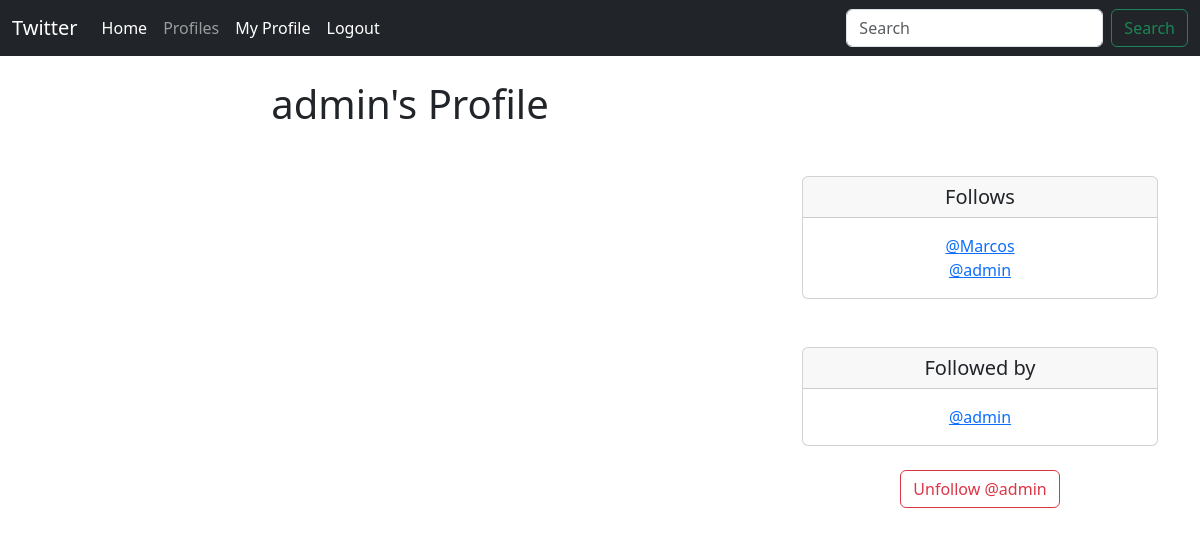
The page /profile/8 (signed in) on the database as committed earlier.
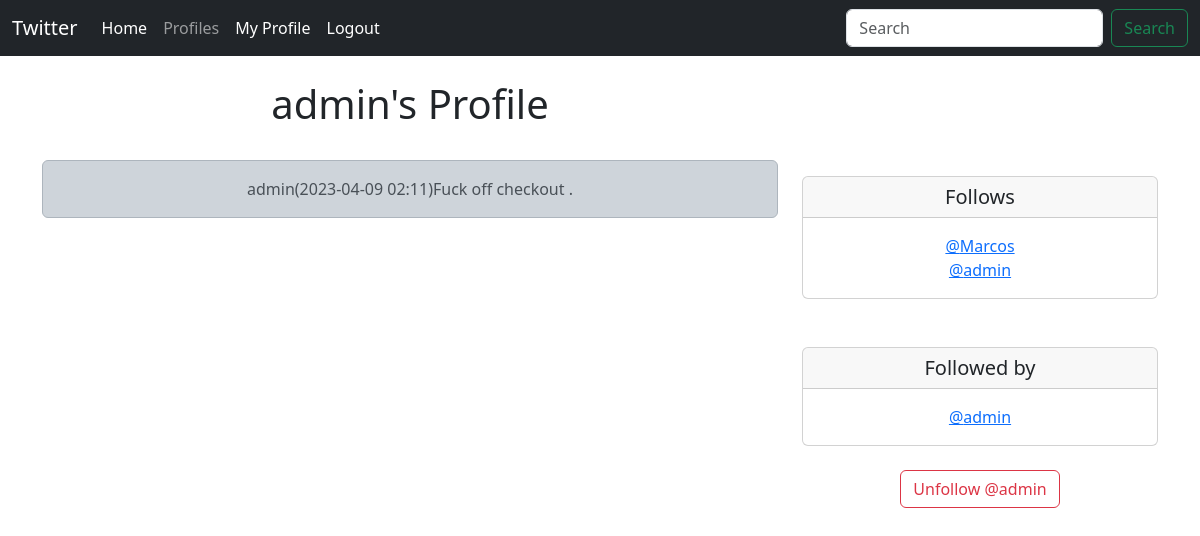
The same page on the database as committed later.
### tweets/models.py (models this page shows)
class Profile(models.Model):
     user = models.OneToOneField(User, on_delete=models.CASCADE)
     follows = models.ManyToManyField("self", related_name="followed_by",
     symmetrical=False,
     blank=True)
     date_modified = models.DateTimeField(User, auto_now=True)
     def __str__(self):
      return self.user.username

class Tweet(models.Model):
    user = models.ForeignKey(
       User, related_name="tweets",
       default=2,
       on_delete=models.DO_NOTHING,
    )
    tweet_text = models.CharField(max_length=160)
    pub_date = models.DateTimeField('date published', auto_now_add=True)
    def __str__(self):
       return(
          f"{self.user}"
          f"({self.pub_date:%Y-%m-%d %H:%M})"
          f"{self.tweet_text}"
       )

### tweets/views.py (the view, shortened to what this page needs)
# urls.py: path('profile/<int:pk>', views.profile, name = 'profile'),
def profile(request, pk):
    if request.user.is_authenticated:
        profile = Profile.objects.get(user_id=pk)
        tweets = Tweet.objects.filter(user_id=pk)
        return render(
            request,
            'tweets/profile.html',
            {"profile": profile, "tweets": tweets}
        )
    else:
        messages.success(
            request, ('Create your page firstful! Waiting for join us!'))
        return redirect('index')

### tweets/templates/tweets/profile.html (shortened to what this page needs)
{% extends 'tweets/base.html' %}
{% block content %}
    {% if profile %}
        <div class="container text-center">
            <div class="row">
                <div class="col-8">
                    <h1>{{ profile.user.username }}'s Profile</h1> <br/>
                    {% if tweets %}
                        {% for tweet in tweets %}
                            <div class="alert alert-dark" role="alert">
                                {{tweet}}
                            </div><br/><br/>
                        {% endfor %}
                    {% endif %}
                </div>
                    <div class="col-4">
                        <br/><br/><br/><br/>
                        <div class="card">
                            <h5 class="card-header">Follows</h5>
                            <div class="card-body">
                                <p class="card-text">
                                    {% for following in profile.follows.all %}
                                        <a href="{% url 'profile' following.user.id %}"> @{{ following }}</a>
                                        <br/>
                                    {% endfor %}
                                </p>
                            </div>
                        </div>
                        <br/><br/>
                        <div class="card">
                            <h5 class="card-header">Followed by</h5>
                            <div class="card-body">
                                <p class="card-text">
                                    {% for following in profile.followed_by.all %}
                                        <a href="{% url 'profile' following.user.id %}"> @{{ following }}</a>
                                        <br/>
                                    {% endfor %}
                                </p>
                            </div>
                        </div>
                        <br/>
                        <form method=POST>
                            {% if profile in user.profile.follows.all %}
                                <button class="btn btn-outline-danger" name="follow"
                                    value="unfollow" type="submit">Unfollow @{{profile.user.username| lower}}
                                </button>
                            {% else %}
                                <button class="btn btn-outline-success" name="follow" value="follow"
                                    type="submit">Follow @ {{profile.user.username|lower}} </button>
                            {% endif %}
                        </form>
                    </div>
            </div>
        </div>
    {% endif %}
{% endblock %}

Rows that differ between the two databases and show on the page:
added Tweet: user+pub_date+tweet_text "admin(2023-04-09 02:11)Fuck off checkout ."
